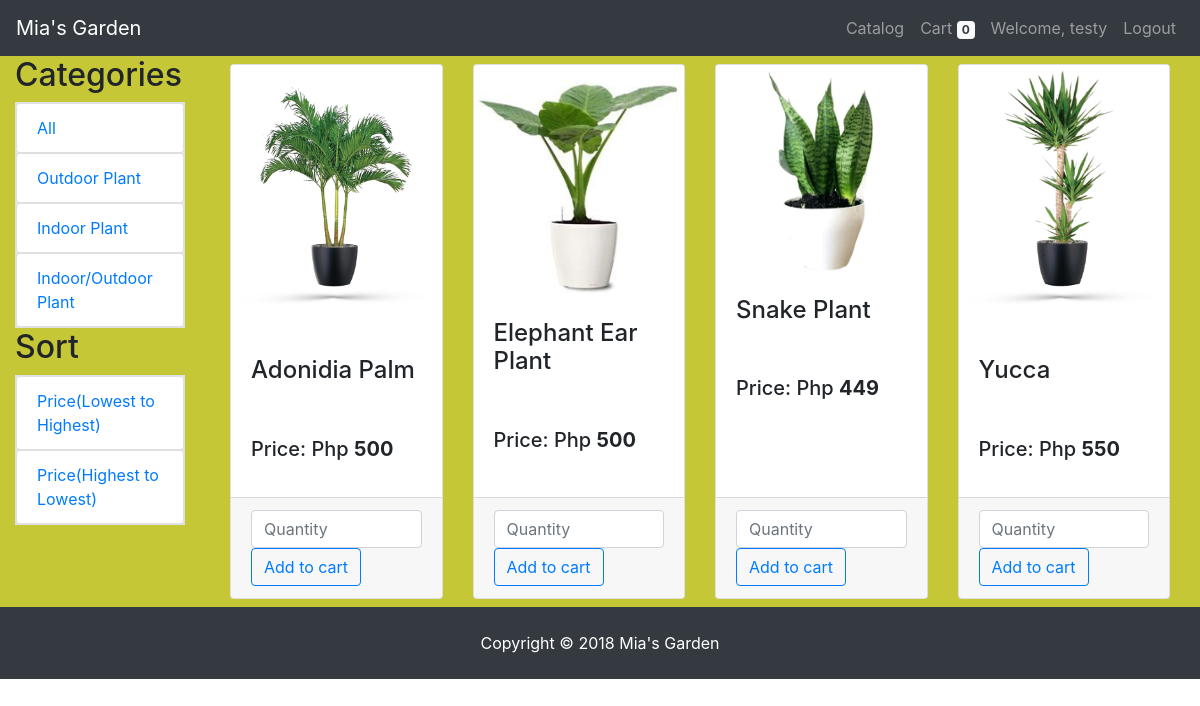
The page /app/views/catalog.php (signed in) on the database its author committed.
### tables this page shows
CREATE TABLE `categories` (
  `id` int(11) NOT NULL,
  `name` varchar(255) NOT NULL
);

CREATE TABLE `items` (
  `id` int(11) NOT NULL,
  `name` varchar(255) NOT NULL,
  `description` varchar(255) NOT NULL,
  `image_path` varchar(255) NOT NULL,
  `price` varchar(255) NOT NULL,
  `category_id` int(11) NOT NULL
);

### app/views/catalog.php (the view, shortened to what this page needs)
<?php require_once "../partials/template.php" ?>
<?php function get_page_content() {
		global $conn;
		?>
	<div class="container-fluid" id="page-catalog">
		<div class="row">
			<div class="col-sm-2">
				<h2>Categories</h2>
				<ul class="list-group border" style="background-color: #e6e6e6;">
					<a href="catalog.php" class="category category-all">
						<li class="list-group-item">
							All
						</li>
					</a>
					<?php
					 $sql_query = "SELECT * FROM categories";
					 $categories = mysqli_query($conn, $sql_query);
					 foreach ($categories as $category) { ?>
					 	<a href="catalog.php? category_id= <?php echo $category['id'];?>" class="category" data-id ="<?php echo $category['id']?>">
					 	<li class="list-group-item">
					 		<?php echo $category['name']; ?>
					 	</li>
					 	</a>
					 <?php }
					?>
				</ul>
				<h2>Sort</h2>
					<ul class="list-group border" style="background-color: #e6e6e6;">
						<a href="../controllers/sort.php?sort=asc">
							<li class="list-group-item">
								Price(Lowest to Highest)
							</li>
						</a>
						<a href="../controllers/sort.php?sort=desc">
							<li class="list-group-item">
								Price(Highest to Lowest)
							</li>
						</a>
					</ul>
			</div>
			<div class="col">
				<div class="container">
				<?php
					$sql_query2 = "SELECT * FROM items";
					$items = mysqli_query($conn, $sql_query2);
					echo "<div class = 'row'>";
					foreach ($items as $item) { ?>
						<div class="col-sm-3 py-2">
							<div class="card h-100">
								<img class="card-img-top" src="<?php echo $item['image_path']; ?>">
								<div class="card-body">
									<h4 class="card-title">
										<?php echo $item['name']?>
									</h4>
									<p class="card-text">
										<br>
										<h5>Price: Php <strong><?php echo $item['price']; ?></strong></h5>
									</p>
								</div>
								<div class="card-footer">
									<input type="number" class="form-control" placeholder = "Quantity" min ="1">
										<button type="submit" class="btn btn-outline-primary add-to-cart" data-id = "<?php echo $item['id'];?>">Add to cart</button>
								</div>
							</div>
						</div>
				<?php } echo "</div>"; ?>
				</div>
			</div>
		</div>
	</div>
<?php } ?>

### app/assets/styles/style.css (style rules this page uses)
#page-catalog { background-color: #C5C736; }

### rows shown on the page
categories: name "Outdoor Plant"
categories: name "Indoor Plant"
categories: name "Indoor/Outdoor Plant"
items: image_path (picture), name "Adonidia Palm", price "500"
items: image_path (picture), name "Elephant Ear Plant", price "500"
items: image_path (picture), name "Snake Plant", price "449"
items: image_path (picture), name "Yucca", price "550"

### other values the page prints
$_SESSION['user']['firstname'] "testy"
